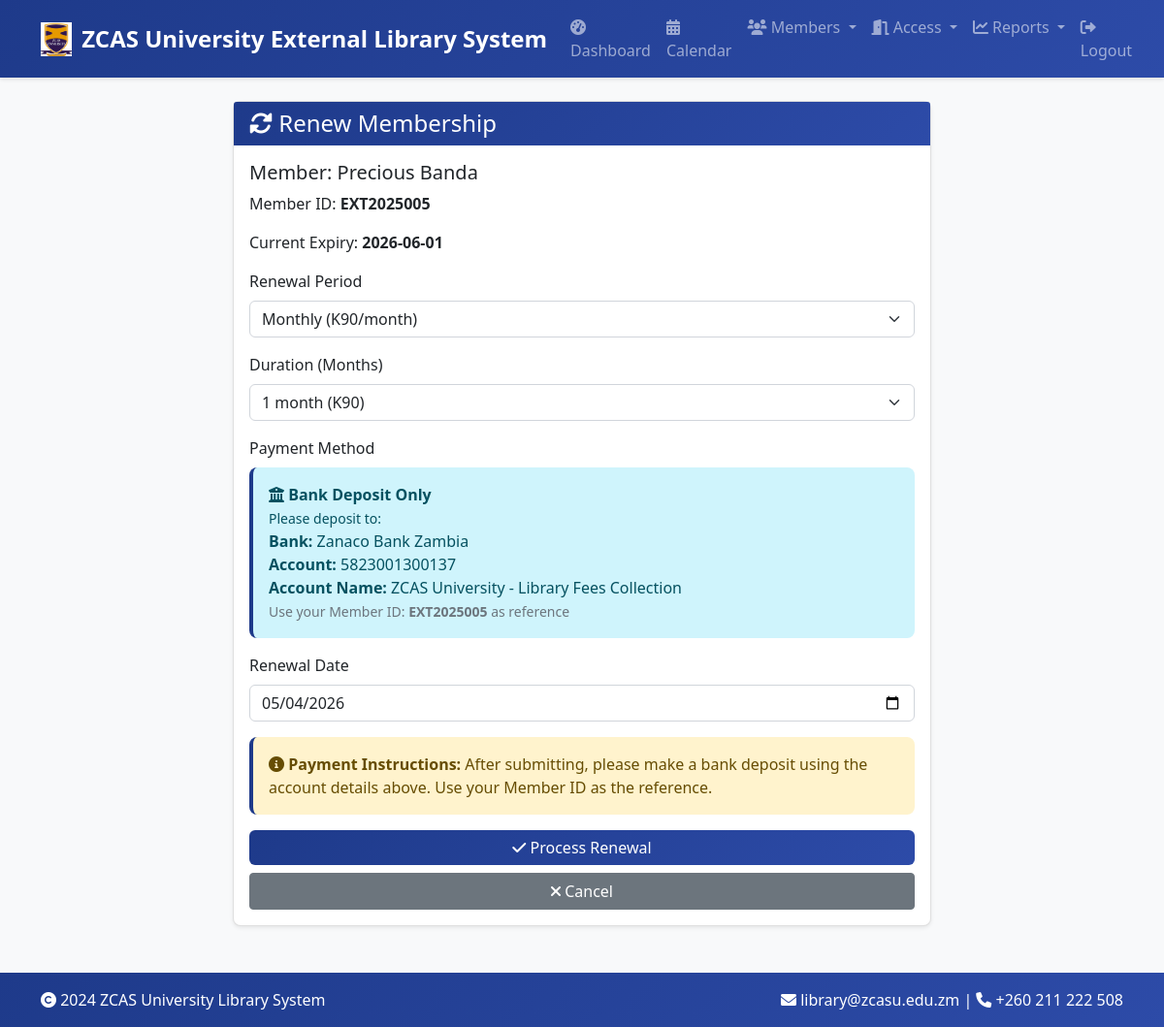
Screenshot of /renew_member/5 (signed in) with the database file from the repository.
### app.py (models this page shows)
class Member(db.Model):
    id = db.Column(db.Integer, primary_key=True)
    member_id = db.Column(db.String(20), unique=True, nullable=False)
    full_name = db.Column(db.String(100), nullable=False)
    email = db.Column(db.String(120), nullable=False)
    phone = db.Column(db.String(20), nullable=False)
    address = db.Column(db.Text, nullable=False)
    nrc_number = db.Column(db.String(50), nullable=False)
    nationality = db.Column(db.String(50), default='Zambian')
    membership_type = db.Column(db.String(20), nullable=False)
    duration_months = db.Column(db.Integer, default=1)
    photo_path = db.Column(db.String(200), nullable=True)
    receipt_number = db.Column(db.String(50), nullable=True)
    registration_date = db.Column(db.DateTime, default=datetime.utcnow)
    expiry_date = db.Column(db.DateTime, nullable=True)
    status = db.Column(db.String(20), default='active')
    rfid_uid = db.Column(db.String(50), unique=True, nullable=True)
    id_printed = db.Column(db.Boolean, default=False)
    payments = db.relationship('Payment', backref='member', lazy=True)
    access_logs = db.relationship('AccessLog', backref='member', lazy=True)
    current_session = db.relationship(
        'CurrentSession', backref='member', uselist=False)

### app.py (the view, shortened to what this page needs)
@app.route('/renew_member/<int:member_id>', methods=['GET', 'POST'])
@login_required
def renew_member(member_id):
    member = Member.query.get_or_404(member_id)
    if request.method == 'GET':
        return render_template('renew_member.html', member=member)

### app.py (called while the page is built)
@login_manager.user_loader
def load_user(user_id):
    return Admin.query.get(int(user_id))

@app.context_processor
def inject_template_vars():
    return {
        'bank_details': BANK_DETAILS,
        'now': datetime.utcnow(),
        'colors': ZCAS_COLORS,
        'fee_structure': FEE_STRUCTURE,
        'contact_info': ZCAS_CONTACT
    }

### templates/renew_member.html (shortened to what this page needs)
{% extends "base.html" %}
{% block content %}
<div class="container">
    <div class="row justify-content-center">
        <div class="col-md-8">
            <div class="card">
                <div class="card-header bg-primary text-white">
                    <h4 class="mb-0"><i class="fas fa-sync-alt"></i> Renew Membership</h4>
                </div>
                <div class="card-body">
                    <h5>Member: {{ member.full_name }}</h5>
                    <p>Member ID: <strong>{{ member.member_id }}</strong></p>
                    <p>Current Expiry: <strong>{{ member.expiry_date.strftime('%Y-%m-%d') if member.expiry_date else
                            'N/A' }}</strong></p>
                    <form method="POST">
                        <div class="mb-3">
                            <label for="renew_period" class="form-label">Renewal Period</label>
                            <select class="form-select" id="renew_period" name="renew_period" required>
                                <option value="monthly">Monthly (K90/month)</option>
                            </select>
                        </div>
                        <div class="mb-3" id="monthlyDuration" style="display: none;">
                            <label for="duration_months" class="form-label">Duration (Months)</label>
                            <select class="form-select" id="duration_months" name="duration_months">
                                <option value="1">1 month (K90)</option>
                            </select>
                        </div>
                        <div class="mb-3">
                            <label for="payment_method" class="form-label">Payment Method</label>
                            <div class="alert alert-info mb-0">
                                <i class="fas fa-university"></i> <strong>Bank Deposit Only</strong><br>
                                <small>Please deposit to:</small><br>
                                <strong>Bank:</strong> Zanaco Bank Zambia<br>
                                <strong>Account:</strong> 5823001300137<br>
                                <strong>Account Name:</strong> ZCAS University - Library Fees Collection<br>
                                <small class="text-muted">Use your Member ID: <strong>{{ member.member_id }}</strong> as
                                    reference</small>
                            </div>
                        </div>
                        <div class="mb-3">
                            <label for="renewal_date" class="form-label">Renewal Date</label>
                            <input type="date" class="form-control" id="renewal_date" name="renewal_date"
                                value="{{ now.strftime('%Y-%m-%d') }}">
                        </div>
                        <div class="alert alert-warning">
                            <i class="fas fa-info-circle"></i> <strong>Payment Instructions:</strong>
                            After submitting, please make a bank deposit using the account details above.
                            Use your Member ID as the reference.
                        </div>
                        <div class="d-grid gap-2">
                            <button type="submit" class="btn btn-primary">
                                <i class="fas fa-check"></i> Process Renewal
                            </button>
                            <a href="{{ url_for('member_details', member_id=member.id) }}" class="btn btn-secondary">
                                <i class="fas fa-times"></i> Cancel
                            </a>
                        </div>
                    </form>
                </div>
            </div>
        </div>
    </div>
</div>
{% endblock %}

### static/uploads/style.css (style rules this page uses)
:root { --zcas-primary: #1E3A8A; --zcas-secondary: #DC2626; --zcas-accent: #059669; --zcas-light: #EFF6FF; --zcas-dark: #1E3A8A; }
body { background-color: #f8f9fa; font-family: 'Segoe UI', Tahoma, Geneva, Verdana, sans-serif; }
.card { box-shadow: 0 0.125rem 0.25rem rgba(0, 0, 0, 0.075); border: 1px solid rgba(0, 0, 0, 0.125); border-radius: 0.5rem; }
.card-header { background: linear-gradient(135deg, var(--zcas-primary) 0%, #2D4BA8 100%) !important; color: white; font-weight: 600; border-bottom: none; }
.btn-primary { background: linear-gradient(135deg, var(--zcas-primary) 0%, #2D4BA8 100%); border: none; border-radius: 0.375rem; }
.alert { border: none; border-radius: 0.5rem; border-left: 4px solid var(--zcas-primary); }
.form-control, .form-select { border-radius: 0.375rem; border: 1px solid #D1D5DB; }
.bg-primary { background: linear-gradient(135deg, var(--zcas-primary) 0%, #2D4BA8 100%) !important; }

### templates/base.html (style rules this page uses)
:root { --zcas-primary: #1E3A8A; --zcas-secondary: #DC2626; --zcas-accent: #059669; --zcas-light: #EFF6FF; --zcas-dark: #1E3A8A; }
body { background-color: #f8f9fa; font-family: 'Segoe UI', Tahoma, Geneva, Verdana, sans-serif; }
.btn-primary { background: linear-gradient(135deg, var(--zcas-primary) 0%, #2D4BA8 100%); border: none; }
.card-header.bg-primary { background: linear-gradient(135deg, var(--zcas-primary) 0%, #2D4BA8 100%) !important; }

### rows the page displays
Member: full_name "Precious Banda", member_id "EXT2025005", expiry_date "2026-06-01"
